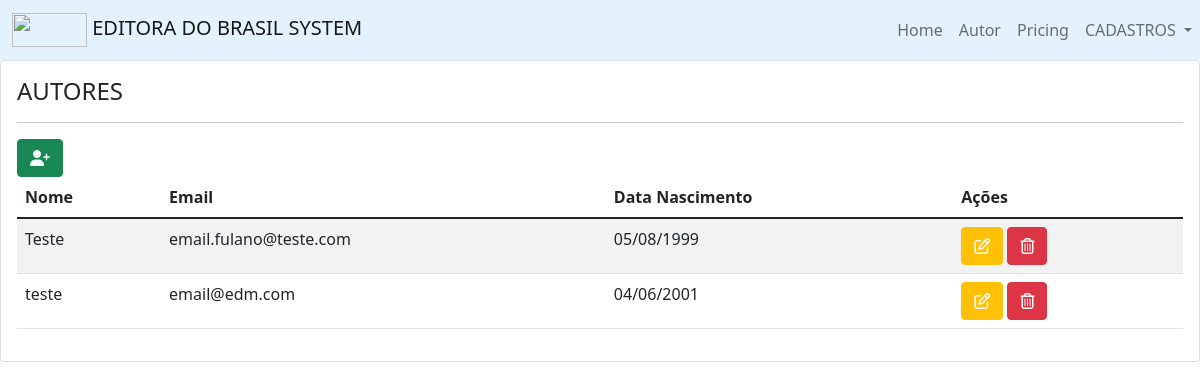
Before: /autor/ with the older database file.
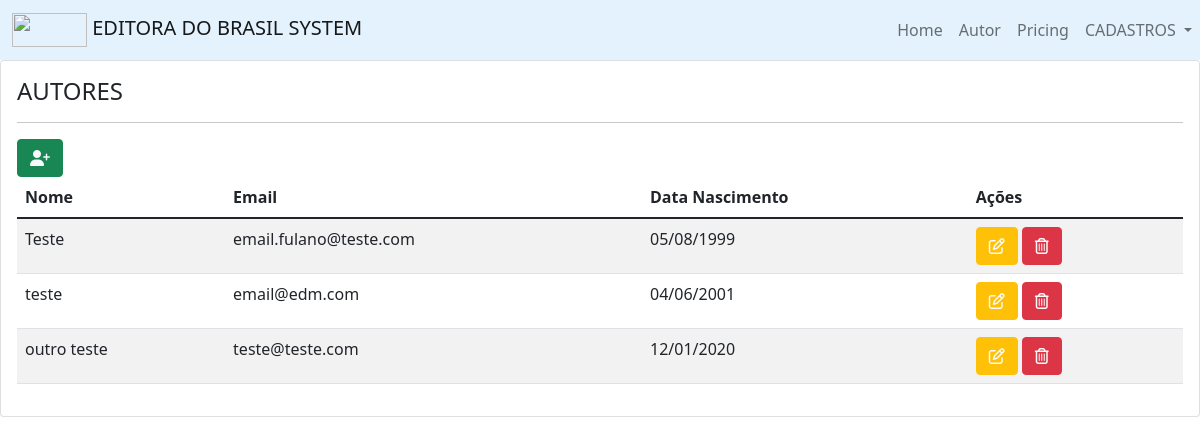
After: the same page with the newer database file.
### portal/models.py (models this page shows)
class Autor(models.Model):
    nome = models.CharField(max_length=255)
    data_nascimento = models.DateField()
    email = models.EmailField()

### portal/views.py (the view)
# urls.py: path('autor/', views.autor, name='autor'),
def autor(request):
    autores = Autor.objects.all()  # crio a variável autores
    context = {  # criar dicionário de dados para receber valores e passo essa variável autores para o template
        'autores': autores
    }
    return render(request, 'portal/autor.html', context)

### portal/templates/portal/autor.html (shortened to what this page needs)
{% extends 'portal/menu.html' %}
{% block content %}
    <div class="card">
        <div class="card-body">
            <h4>AUTORES</h4>
            <hr>
           <a class="btn btn-success" href="{% url 'autor_add' %}">
                <span class="text-light text-center">
                    <i class="fa-solid fa-user-plus"></i>
                                </span>
                            </a>
            <table class="table table-striped">
                <thead>
                <tr>
                    <th>Nome</th>
                    <th>Email</th>
                    <th>Data Nascimento</th>
                    <th>Ações</th>
                </tr>
                </thead>
                <tbody>
                {% for autor in autores %}
                    <tr>
                        <td>{{ autor.nome }}</td>
                        <td>{{ autor.email }}</td>
                        <td>{{ autor.data_nascimento|date:"d/m/Y" }}</td>
                        <td>
                            <a class="btn btn-warning" href="{% url 'autor_edit' autor.id %}">
                                <span class="text-light text-center">
                               <i class="fa-regular fa-pen-to-square"></i>
                                </span>
                            </a>
                            <a class="btn btn-danger" href="{% url 'autor_delete' autor.id %}"
                               onclick="return confirm('Deseja realmente excluir?')">
                                <span class="text-light text-center">
                                <i class="fa-regular fa-trash-can"></i>
                                </span>
                            </a>
                        </td>
                    </tr>
                {% endfor %}
                </tbody>
            </table>
        </div>
    </div>
{% endblock %}

### portal/templates/portal/menu.html (shortened to what this page needs)
{% extends 'base.html' %}
{% block menu %}
    <nav class="navbar navbar-expand-lg navbar navbar-light" style="background-color: #e3f2fd;">
        <div class="container-fluid">
            <a class="navbar-brand" href="#">
                <img src="https://ncdn0.infojobs.com.br/logos/Company_Evaluation/78261.jpg"
                    width="75" height="34" class="d-inline-block align-text-center">
                EDITORA DO BRASIL SYSTEM
            </a>
        </div>
        <div class="collapse navbar-collapse" id="navbarNavDropdown">
            <ul class="navbar-nav">
                <li class="nav-item active">
                    <a class="nav-link" href="{% url 'home' %}">Home <span class="sr-only">(current)</span></a>
                </li>
                <li class="nav-item">
                    <a class="nav-link" href="{% url 'autor' %}">Autor</a>
                </li>
                <li class="nav-item">
                    <a class="nav-link" href="#">Pricing</a>
                </li>
                <li class="nav-item dropdown">
                    <a class="nav-link dropdown-toggle" href="#" id="navbarDropdownMenuLink" role="button"
                       data-toggle="dropdown" aria-expanded="false">
                        CADASTROS
                    </a>
                </li>
            </ul>
        </div>
    </nav>
{% endblock %}

### portal/templates/base.html (shortened to what this page needs)
<!doctype html>
<html lang="pt-br">
<head>
    <link href="https://cdn.jsdelivr.net/npm/bootstrap@5.1.3/dist/css/bootstrap.min.css" rel="stylesheet"
>
</head>
<body>
{% block menu %}
{% endblock %}
{% block content %}
{% endblock %}
</body>
</html>

Changed rows visible on the page:
added Autor: nome "outro teste", email "teste@teste.com", data_nascimento "12/01/2020"
